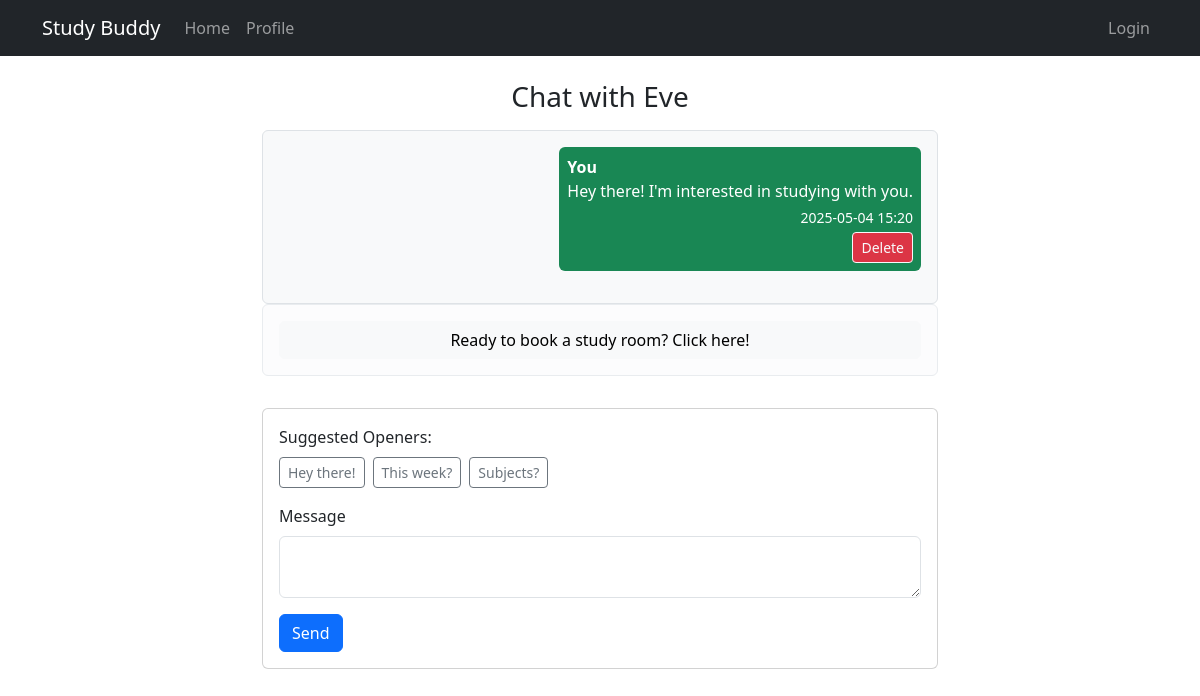
Page /messages/6 (signed in) on the committed database.
### app/models/user.py (models this page shows)
class User(db.Model):
    __tablename__ = 'user'
    id = db.Column(db.Integer, primary_key=True)
    name = db.Column(db.String(100), nullable=False)
    email = db.Column(db.String(100), unique=True, nullable=False)
    profile = db.relationship('Profile', backref='user', uselist=False)

### app/models/message.py (models this page shows, shortened)
class Message(db.Model):
    id = db.Column(db.Integer, primary_key=True)
    content = db.Column(db.Text, nullable=False)
    timestamp = db.Column(db.DateTime, default=datetime.now())
    keep = db.Column(db.Boolean, default=True)
    sender_id = db.Column(db.Integer, db.ForeignKey('user.id'), nullable=False)
    receiver_id = db.Column(db.Integer, db.ForeignKey('user.id'), nullable=False)
    sender = db.relationship('User', foreign_keys=[sender_id], backref='sent_messages')
    receiver = db.relationship('User', foreign_keys=[receiver_id], backref='received_messages')

### app/views.py (the view, shortened to what this page needs)
@app.route("/messages/<int:user_id>", methods=["GET", "POST"])
def messages(user_id):
    if "user_id" not in session:
        flash("Please log in first.", "warning")
        return redirect(url_for("login"))
    current_user_id = session["user_id"]
    other_user = User.query.get_or_404(user_id)
    if not other_user:
        flash("User not found", "danger")
        return redirect(url_for("home"))
    form = MessageForm()
    booking_form = BookingForm()
    all_messages = Message.query.filter(
        ((Message.sender_id == current_user_id) & (Message.receiver_id == user_id)) |
        ((Message.sender_id == user_id) & (Message.receiver_id == current_user_id)),
        Message.keep == True
    ).order_by(Message.timestamp.asc()).all()
    upcoming_booking = None
    pending_invitation = None
    user2_booking_invite = None
    declined_invitation = None
    most_recent_booking_date = None
    most_recent_booking = None
    all_bookings = Booking.query.filter(
        ((Booking.user1_id== current_user_id) & (Booking.user2_id == other_user.id)) |
        ((Booking.user1_id == other_user.id) & (Booking.user2_id == current_user_id)),
        Booking.status != 'past'
    ).all()
    if most_recent_booking and most_recent_booking.status == "declined":
            declined_invitation = most_recent_booking
    rooms = Room.query.all()
    booking_form.room_id.choices = [(room.id, room.room_name) for room in rooms]
    booking_form.user1_id.data = current_user_id
    booking_form.user2_id.data = other_user.id
    booking_form.week_beginning.data = get_week_beginning().date()
    booking_form.hour.choices = [(hour, f"{hour}:00") for hour in range(9, 17)]
    study_invitation = None
    for booking in all_bookings:
        if booking.status == "pending" and booking.user1_id == current_user_id:
            study_invitation = booking
            break  # If only one invitation is needed, exit the loop
    return render_template('message.html', title="Messages", form=form, booking_form=booking_form,
                           all_messages=all_messages, upcoming_booking=upcoming_booking,
                           pending_invitation=pending_invitation, user2_booking_invite=user2_booking_invite,
                           declined_invitation=declined_invitation, other_user=other_user, study_invitation=study_invitation, current_user_id=current_user_id)

### app/forms.py
class MessageForm(FlaskForm):
    message = TextAreaField('Message', validators=[DataRequired()])
    submit = SubmitField('Send')

class BookingForm(FlaskForm):
    room_id = SelectField(validators=[DataRequired()], coerce=int)
    user1_id = IntegerField(validators=[DataRequired()])
    user2_id = IntegerField(validators=[DataRequired()])
    week_beginning = DateField(validators=[DataRequired()])
    day = SelectField('Day', choices=[
        (0, 'Monday'), (1, 'Tuesday'), (2, 'Wednesday'), (3, 'Thursday'),
        (4, 'Friday')
    ], coerce=int, validators=[DataRequired()])
    hour = SelectField('Hour', choices=[], coerce=int, validators=[DataRequired()])
    submit = SubmitField('Book Room')

### app/views.py (called while the page is built)
def get_week_beginning():
    today = datetime.today()
    return today - timedelta(days=today.weekday())

### app/templates/message.html (shortened to what this page needs)
{% extends "base.html" %}
{% block content %}
<div class="container py-4" style="max-width: 700px; min-height: 80vh; display: flex; flex-direction: column; justify-content: flex-start;">
  <div class="chat-wrapper d-flex flex-column h-100">
    <h3 class="text-center mb-3">Chat with {{ other_user.name }}</h3>
    <div class="chat-messages border rounded bg-light p-3 flex-grow-1 d-flex flex-column" style="overflow-y: auto; position: relative;">
      {% for msg in all_messages %}
        <div class="mb-3 d-flex {% if msg.sender_id == current_user_id %}justify-content-end{% else %}justify-content-start{% endif %}">
          <div class="p-2 rounded {% if msg.sender_id == current_user_id %}bg-success text-white{% else %}bg-secondary text-white{% endif %}" style="max-width: 70%;">
            <div><strong>{{ 'You' if msg.sender_id == current_user_id else other_user.name }}</strong></div>
            <div>{{ msg.content }}</div>
            <div class="text-end small mt-1">{{ msg.timestamp.strftime('%Y-%m-%d %H:%M') }}</div>
            {% if msg.sender_id == current_user_id %}
                <form action="{{ url_for('delete_message', msg_id=msg.id) }}" method="GET" class="text-end mt-1">
                <button type="submit" class="btn btn-sm btn-outline-light btn-danger">Delete</button>
              </form>
            {% endif %}
          </div>
        </div>
      {% else %}
        <p class="text-center text-muted">No messages yet.</p>
      {% endfor %}
    </div>
  {% if study_invitation %}
      <div class="alert alert-info" role="alert">
        <p>{{ other_user.name }} invited you to a meeting on {{ study_invitation.formatted_meeting_date }} at {{ study_invitation.hour }}:00</p>
        <div class="d-flex justify-content-end gap-2 mt-1">
            <form action="{{ url_for('accept_invitation', booking_id=study_invitation.id) }}" method="GET">
                <button type="submit" class="btn btn-outline-success">Accept</button>
            </form>
            <form action="{{ url_for('decline_invitation', booking_id=study_invitation.id) }}" method="GET">
                <button type="submit" class="btn btn-outline-danger">Decline</button>
            </form>
        </div>
      </div>
  {% elif upcoming_booking %}
      <div class="alert alert-success" role="alert">
        <p>You have a room booked with {{ other_user.name }} on {{ upcoming_booking.formatted_meeting_date }} at {{ upcoming_booking.hour }}:00</p>
      </div>
  {% else %}
      <div class="alert alert-light" role="alert">
          <button type="button" class="btn btn-light w-100" data-bs-toggle="modal" data-bs-target="#studyRoomModal">
            Ready to book a study room? Click here!
          </button>
      </div>
  {% endif %}
    <div class="chat-input card mt-3">
        <div class="card-body">
        <div class="mb-3">
            <label class="form-label">Suggested Openers:</label>
            <div class="d-flex flex-wrap gap-2">
                <button type="button" class="btn btn-outline-secondary btn-sm" onclick="setMessage(`Hey there! I'm interested in studying with you.`)">Hey there!</button>
                <button type="button" class="btn btn-outline-secondary btn-sm" onclick="setMessage(`Hey! Looking for a study partner this week.`)">This week?</button>
                <button type="button" class="btn btn-outline-secondary btn-sm" onclick="setMessage(`Hi, what subjects are you focusing on?`)">Subjects?</button>
            </div>
        </div>
        <form method="POST">
            <div class="mb-3">
                {{ form.message.label(class="form-label") }}
                {{ form.message(class="form-control", rows=2, id="messageBox") }}
            </div>
            {{ form.submit(class="btn btn-primary") }}
        </form>
        </div>
    </div>
  </div>
</div>
{% endblock %}

### rows in the picture
User: name "Eve"
Message: sender_id "You", content "Hey there! I'm interested in studying with you.", timestamp "2025-05-04 15:20"
